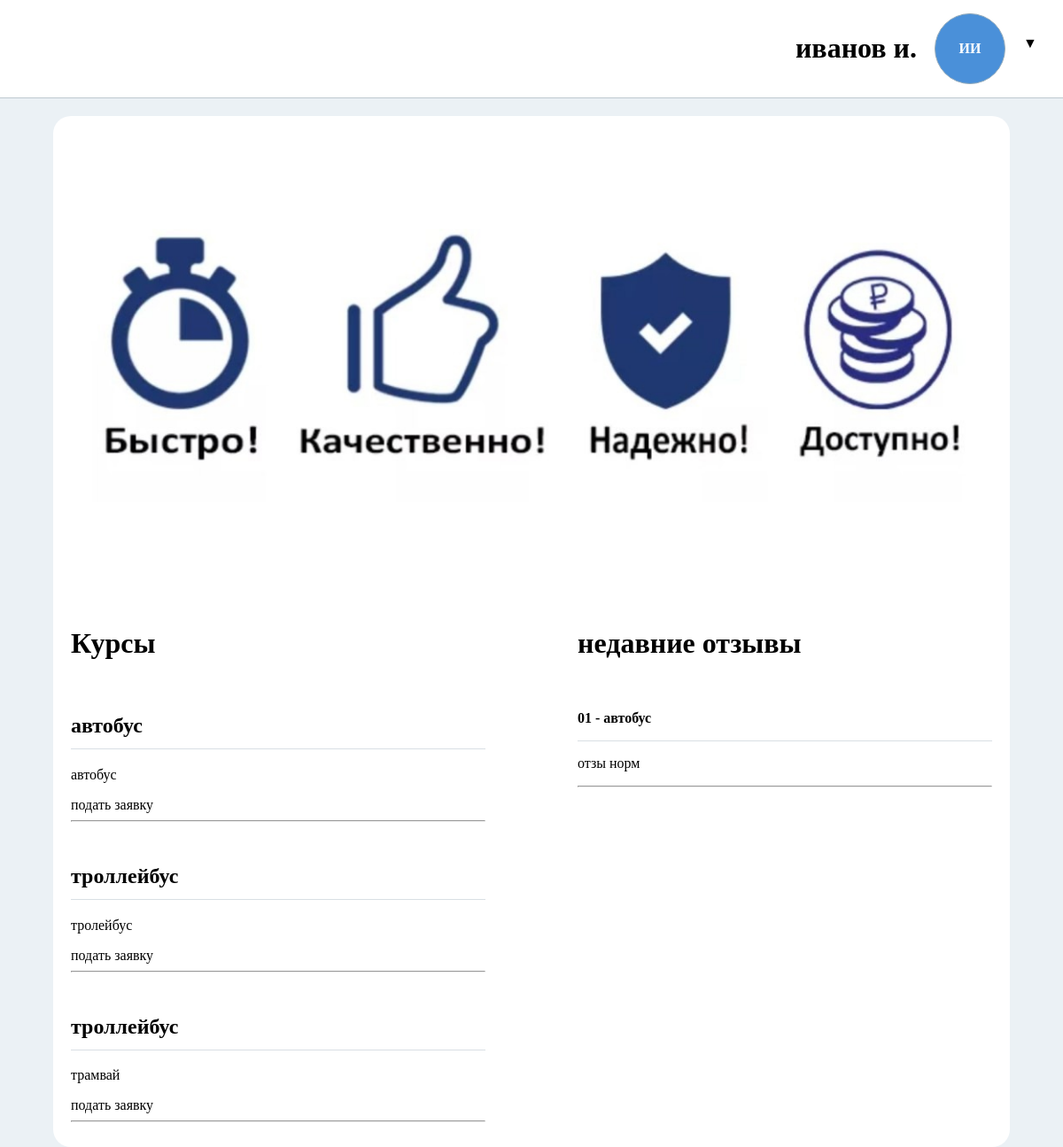
Page /index/ (signed in) on the committed database.
### accounts/models.py (models this page shows, shortened)
class User(AbstractBaseUser, PermissionsMixin):
    username = models.CharField(unique=True, null=False, blank=False, verbose_name='логин')
    is_staff = models.BooleanField(default=False, verbose_name="сотрудник")
    is_superuser = models.BooleanField(default=False, verbose_name="менеджер")
    objects = UserManager()
    USERNAME_FIELD = "username"
    REQUIRED_FIELDS = []
    class Meta:
        verbose_name = "Аккаунт"
        verbose_name_plural = "Аккаунты"

### students/models.py (models this page shows, shortened)
class Student(models.Model):
    name = models.CharField("имя", max_length=20)
    surname = models.CharField("фамилия", max_length=40)
    lastname = models.CharField("отчество", max_length=40, blank=True)
    birth_date = models.DateField("дата рождения", null=True, blank=True)
    email = models.EmailField("почта", max_length=50, blank=True)
    phone = models.CharField("номер телефона", max_length=50, blank=True)
    account = models.OneToOneField(
        settings.AUTH_USER_MODEL,
        on_delete=models.CASCADE,
        related_name="student",
        verbose_name="аккаунт"
    )
    class Meta:
        verbose_name = "Студент"
        verbose_name_plural = "Студенты"
        ordering = ["surname", "name"]

### courses/models.py (models this page shows)
class Course(models.Model):
    code = models.CharField("код", max_length=15)
    about = models.CharField("описание", max_length=200,blank=True)
    course_start = models.DateField("дата начала", null=True, blank=True)
    course_end = models.DateField("дата окончания", null=True, blank=True)
    transport = models.ForeignKey(
        Transport,
        on_delete=models.SET_NULL,
        null=True,
        blank=True,
        related_name="courses",
        verbose_name="транспорт"
    )
    teacher = models.ForeignKey(
    'staff.Teacher',
    on_delete=models.SET_NULL,
    null=True,
    blank=True,
    related_name="courses",
    verbose_name="преподаватель"
)
    class Meta:
        verbose_name = "курс"
        verbose_name_plural = "курсы"
        ordering = ["transport__name"]
        indexes = [
            models.Index(fields=["teacher"]),
            models.Index(fields=["transport"])
        ]
    def __str__(self):
        return f"{self.code} - {self.transport}" if self.transport else self.code

class Transport(models.Model):
    name = models.CharField("название", max_length=50)
    created_at = models.DateTimeField("создано", auto_now_add=True)
    updated_at = models.DateTimeField("обновлено", auto_now=True)
    class Meta:
        verbose_name = "транспорт"
        verbose_name_plural = "транспорт"
        ordering = ["-updated_at", "-created_at"]
    def __str__(self):
        return self.name

### requests/models.py (models this page shows, shortened)
class Review(models.Model):
    student = models.ForeignKey(Student, on_delete=models.CASCADE, related_name="reviews", verbose_name="студент")
    tutorial = models.ForeignKey(Tutorial, on_delete=models.CASCADE, related_name="reviews", verbose_name="заявка")
    value = models.TextField("отзыв")
    class Meta:
        verbose_name = "отзыв"
        verbose_name_plural = "отзывы"
        unique_together = ("student", "tutorial")

class Tutorial(models.Model):
    class StatusChoice(models.TextChoices):
        new = "новая"
        active = "идет обучение"
        done = "обучение завершено"
    title = models.CharField("название", max_length=50)
    course = models.ForeignKey(Course, on_delete=models.SET_NULL, null=True, blank=True, related_name="tutorials", verbose_name="курс")
    student = models.ForeignKey(Student, on_delete=models.CASCADE, related_name="tutorials", verbose_name="студент")
    status = models.CharField("статус", max_length=20, choices=StatusChoice.choices, default=StatusChoice.new)
    start_date = models.DateField("дата начала", null=True, blank=True)
    end_date = models.DateField("дата окончания", null=True, blank=True)
    payment_method = models.CharField("способ оплаты", max_length=50)
    class Meta:
        verbose_name = "заявка"
        verbose_name_plural = "заявки"

### demo_express_26/views.py (the view)
# urls.py: path("", views.index, name="index"),
@login_required
def index(request):
    courses = Course.objects.select_related('transport').all()
    reviews = Review.objects.select_related('tutorial__course').order_by('-id')[:5]
    return render(request, 'index.html', {
        'courses': courses,
        'reviews': reviews,
    })

### templates/index.html (shortened to what this page needs)
{% load static %}
<!doctype html>
<html lang="en">
  <head>
    <link rel="stylesheet" href="{% static 'css/style.css' %}" />
  </head>
  {% if user.student %}
  <body>
    <header>
      <div class="profile" style="position: relative">
        <h1>{{ user.student.surname }} {{ user.student.name.0 }}.</h1>
        <div class="pfp">
          <a href="{% url 'accounts:profile' %}"
            >{{ user.student.surname.0 }}{{ user.student.name.0 }}</a
          >
        </div>
        <div
          class="drop"
          onclick="document.getElementById('menu').style.display = 'block'"
        >
          &#9660;
        </div>
      </div>
    </header>
    <main>
      <div class="slider-container">
        <div class="slider-track" id="slider-track">
          <img
            src="{% static 'images/image16.png' %}"
            class="slide"
            alt="Слайд 1"
          />
        </div>
      </div>
      <div class="cont">
        <div class="courses">
          <h1>Курсы</h1>
          {% for c in courses %}
          <div>
            <h2>
              {{ c.transport.name }}
              <hr class="colorless" />
            </h2>
            <p>{{ c.about }}</p>
            <a href="{% url 'requests:create' %}?course={{ c.id }}"
              >подать заявку
            </a>
            <hr />
          </div>
          {% empty %}
          <p>Курсов пока нет.</p>
          {% endfor %}
        </div>
        <div class="reviews">
          <h1>недавние отзывы</h1>
          {% for r in reviews %}
          <div>
            <p>
              <strong
                >{{ r.tutorial.course }}
                <hr class="colorless" />
              </strong>
            </p>
            <p>{{ r.value }}</p>
            <hr />
          </div>
          {% empty %}
          <p>Отзывов пока нет</p>
          {% endfor %}
        </div>
      </div>
    </main>
  </body>
  {% endif %}
</html>

### static/css/style.css (style rules this page uses)
* { box-sizing: border-box; }
a { text-decoration: none; color: inherit; }
body { background-color: #ebf1f5; margin: 0; display: flex; justify-content: center; align-items: center; flex-direction: column; }
main { width: 100%; display: flex; flex-direction: column; gap: 20px; }
.slider-container { position: relative; width: 100%; overflow: hidden; }
.slider-track { display: flex; transition: transform 1s ease; }
.slide { display: flex; align-self: center; justify-content: center; background: #ccc; width: 100%; height: 100%; object-fit: cover; flex-shrink: 0; }
.profile { display: flex; gap: 20px; }
.pfp { width: 80px; height: 80px; border-radius: 50%; background: #4a90d9; color: white; display: flex; align-items: center; justify-content: center; border: #93abbc 1px solid; font-weight: bold; text-transform: uppercase; cursor: pointer; align-self: center; }
header { padding: 15px; min-width: 100%; max-height: 1200px; display: flex; justify-content: space-between; align-items: center; background-color: white; border-bottom: #bfc9d0 solid 1px; margin-bottom: 20px; }
main { border-radius: 20px; padding: 20px; background-color: white; width: 90%; height: 100%; }
.drop { align-self: center; justify-self: center; width: 30px; height: 30px; cursor: pointer; }
.cont { display: flex; justify-content: space-between; gap: 20px; }
.courses { display: flex; flex-direction: column; flex-wrap: wrap; gap: 20px; width: 45%; }
.reviews { display: flex; flex-direction: column; flex-wrap: wrap; gap: 20px; width: 45%; }
.colorless { border: none; border-top: 1px solid #d0d7de; opacity: 0.8; }

### rows in the picture
User: student.surname "иванов", student.name.0 "и", student.surname.0 "И", student.name.0 "И"
Course: transport.name "автобус", about "автобус"
Course: transport.name "троллейбус", about "тролейбус"
Course: transport.name "троллейбус", about "трамвай"
Review: tutorial.course "01 - автобус", value "отзы норм"
